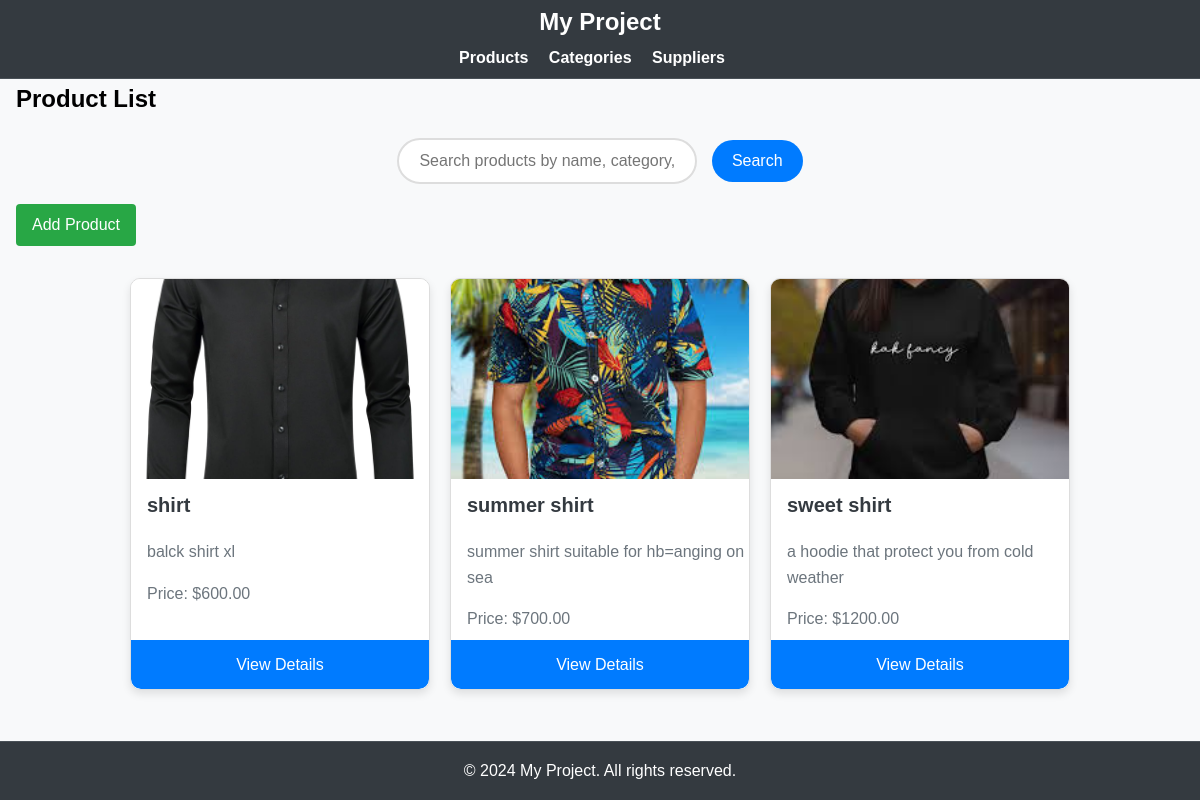
/products/, run on an earlier commit of the app's database.
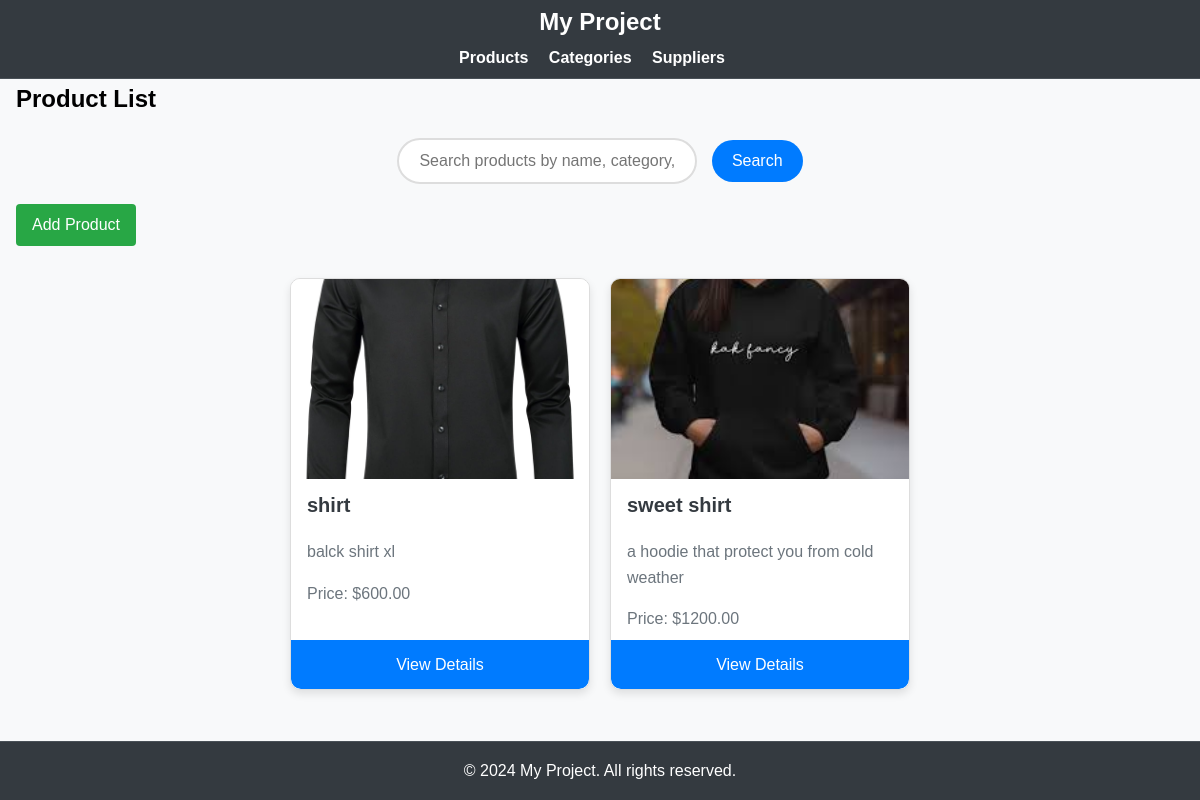
And on a later commit of the database.
### inventory/models.py (models this page shows, shortened)
class Product(models.Model):
    name = models.CharField(max_length=100)
    description = models.TextField()
    price = models.DecimalField(max_digits=10, decimal_places=2)
    category = models.ForeignKey(Category, on_delete=models.CASCADE, related_name='products')
    suppliers = models.ManyToManyField(Supplier, related_name='products')
    image = models.ImageField(upload_to='product_images/', null=True, blank=True)

### inventory/views.py (the view)
# urls.py: path('products/', views.product_list, name='product_list'),
def product_list(request):
    products = Product.objects.all()
    return render(request, 'inventory/product_list.html', {'products': products})

### inventory/templates/inventory/product_list.html (shortened to what this page needs)
{% extends 'base.html' %}
{% load static %}
{% block content %}
<h2>Product List</h2>
<div class="search-container">
    <form method="get" action="{% url 'product_search' %}">
        <input type="text" name="q" placeholder="Search products by name, category, or supplier" value="{{ request.GET.q }}" class="search-input">
        <button type="submit" class="search-btn">Search</button>
    </form>
</div>
<div class="product-header">
    <a href="{% url 'product_create' %}" class="btn">Add Product</a>
</div>
<div class="product-cards">
    {% if products %}
        {% for product in products %}
        <div class="product-card">
            {% if product.image %}
            <img src="{{ product.image.url }}" alt="{{ product.name }}" class="product-image">
            {% else %}
            <img src="{% static 'images/default-product.png' %}" alt="Default Image" class="product-image">
            {% endif %}
            <h3>{{ product.name }}</h3>
            <p>{{ product.description }}</p>
            <p>Price: ${{ product.price }}</p>
            <a href="{% url 'product_detail' product.pk %}" class="btn">View Details</a>
        </div>
        {% endfor %}
    {% else %}
        <p>No products found.</p>
    {% endif %}
</div>
{% endblock %}

### templates/base.html (shortened to what this page needs)
{% load static %}
<!DOCTYPE html>
<html lang="en">
<head>
    <link rel="stylesheet" href="{% static 'css/style.css' %}">
</head>
<body>
    <header>
        <h1>My Project</h1>
        <nav>
            <ul>
                <li><a href="{% url 'product_list' %}">Products</a></li>
                <li><a href="{% url 'category_list' %}">Categories</a></li>
                <li><a href="{% url 'supplier_list' %}">Suppliers</a></li>
            </ul>
        </nav>
    </header>
    <main>
        {% block content %}{% endblock %}
    </main>
    <footer>
        <p>&copy; 2024 My Project. All rights reserved.</p>
    </footer>
</body>
</html>

### inventory/static/css/style.css (style rules this page uses)
* { margin: 0; padding: 0; box-sizing: border-box; }
html, body { height: 100%; font-family: Arial, sans-serif; line-height: 1.6; background-color: #f8f9fa; }
body { display: flex; flex-direction: column; }
header { background-color: #343a40; color: #fff; padding: 0.5rem 1rem; text-align: center; border-bottom: 1px solid #495057; position: fixed; width: 100%; top: 0; left: 0; z-index: 1000; }
header h1 { margin: 0; font-size: 1.5rem; line-height: 1.2; }
header nav { margin-top: 0.5rem; }
header nav ul { list-style: none; padding: 0; margin: 0; }
header nav ul li { display: inline; margin-right: 1rem; }
header nav ul li a { color: #fff; text-decoration: none; font-weight: bold; }
main { flex: 1; padding: 5rem 1rem 1rem; background-color: #f8f9fa; }
footer { background-color: #343a40; color: #fff; text-align: center; padding: 1rem; border-top: 1px solid #495057; }
footer p { margin: 0; }
button { color: #fff; border: none; border-radius: 4px; padding: 0.5rem 1rem; cursor: pointer; font-size: 1rem; transition: background-color 0.3s; display: inline-block; text-align: center; box-sizing: border-box; }
.product-header { display: flex; justify-content: space-between; align-items: center; margin-bottom: 2rem; }
.product-header .btn { background-color: #28a745; color: #fff; text-decoration: none; padding: 0.5rem 1rem; border-radius: 4px; }
.product-cards { display: flex; flex-wrap: wrap; gap: 20px; justify-content: center; }
.product-card { border: 1px solid #ddd; border-radius: 10px; overflow: hidden; width: 300px; background-color: #fff; box-shadow: 0 4px 8px rgba(0, 0, 0, 0.1); transition: transform 0.3s, box-shadow 0.3s; display: flex; flex-direction: column; }
.product-card img { width: 100%; height: 200px; object-fit: cover; }
.product-card h3 { font-size: 1.25em; margin: 0.5em 0; color: #343a40; padding-left: 1rem; }
.product-card p { margin: 0.5em 0; color: #6c757d; padding-left: 1rem; }
.product-card .btn { display: block; text-align: center; margin-top: auto; padding: 0.75em; background-color: #007bff; color: white; text-decoration: none; border-radius: 0 0 10px 10px; }
.search-container { margin: 20px 0; display: flex; justify-content: center; }
.search-input { padding: 12px 20px; border: 2px solid #ddd; border-radius: 25px; width: 300px; font-size: 16px; transition: border-color 0.3s ease; }
.search-btn { padding: 12px 20px; background-color: #007bff; color: white; border: none; border-radius: 25px; cursor: pointer; font-size: 16px; margin-left: 10px; transition: background-color 0.3s ease; }

What changed in the data, as far as the page shows it:
removed Product: image (picture), name "summer shirt", description "summer shirt suitable for hb=anging on sea", price "700.00"
